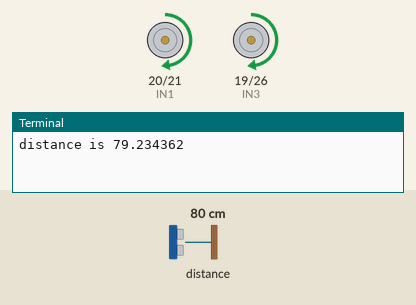
The program below on a simulated Raspberry Pi (BCM pin numbers). Parts: motor-driver pin pairs drawn as motors (green arrow = first pin HIGH = forward, orange = second pin HIGH = backward, longer = more drive, scaled by the enable pin), the last lines printed to the terminal. Inputs (shaded band) come from the test bench; at power-on: distance to the obstacle 80 cm. The echo pulse lasts 58.3 µs per cm; the clock reads 2024-03-15 10:24:30 at power-on unless the program sets it.

Above: at 3.2 s.
3.3 s: distance to the obstacle set to 34 cm
At 4.0 s:
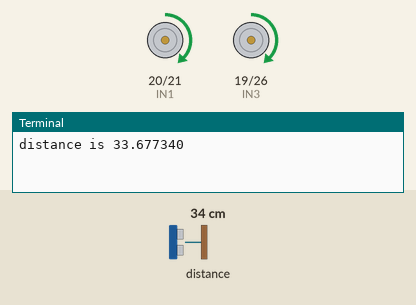
4.8 s: distance to the obstacle set to 27 cm
At 5.04 s:
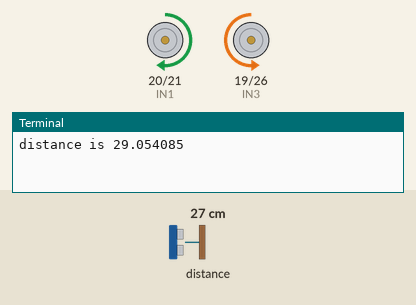
At 5.7 s:
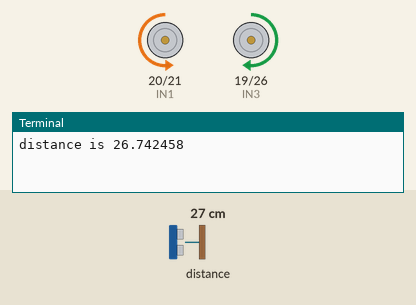
Timing chart, 0 to 13.8 s (numbered marks = the images above; inputs shaded):
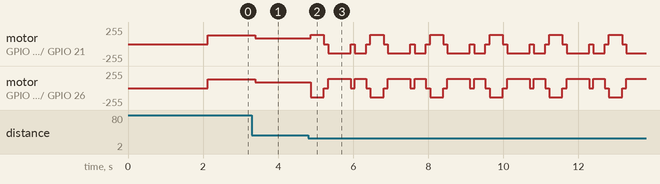

Measured:
- the behaviour switches between 31 and 30 cm on distance to the obstacle (found by bisection; images 1 and 2)
- after the input at 3.3 s, motor on GPIO 20 (IN1) / GPIO 21 (IN2), motor on GPIO 19 (IN3) / GPIO 26 (IN4): forward 128/255 → forward 89/255 after 0.09 s

The program:

avoid_ultrasonic.py
```python
import RPi.GPIO as GPIO
import time

# 小车电机引脚定义
IN1 = 20
IN2 = 21
IN3 = 19
IN4 = 26
ENA = 16
ENB = 13

# 小车按键定义
key = 8

# 超声波引脚定义
EchoPin = 0
TrigPin = 1

# 设置GPIO口为BCM编码方式
GPIO.setmode(GPIO.BCM)

# 忽略警告信息
GPIO.setwarnings(False)

# 电机引脚初始化为输出模式
# 按键引脚初始化为输入模式
# 超声波引脚初始化
def init():
    global pwm_ENA
    global pwm_ENB
    GPIO.setup(ENA, GPIO.OUT, initial=GPIO.HIGH)
    GPIO.setup(IN1, GPIO.OUT, initial=GPIO.LOW)
    GPIO.setup(IN2, GPIO.OUT, initial=GPIO.LOW)
    GPIO.setup(ENB, GPIO.OUT, initial=GPIO.HIGH)
    GPIO.setup(IN3, GPIO.OUT, initial=GPIO.LOW)
    GPIO.setup(IN4, GPIO.OUT, initial=GPIO.LOW)
    GPIO.setup(key, GPIO.IN)
    GPIO.setup(EchoPin, GPIO.IN)
    GPIO.setup(TrigPin, GPIO.OUT)
    # 设置pwm引脚和频率为2000hz
    pwm_ENA = GPIO.PWM(ENA, 2000)
    pwm_ENB = GPIO.PWM(ENB, 2000)
    pwm_ENA.start(0)
    pwm_ENB.start(0)

# 小车前进
def run(leftspeed, rightspeed):
    GPIO.output(IN1, GPIO.HIGH)
    GPIO.output(IN2, GPIO.LOW)
    GPIO.output(IN3, GPIO.HIGH)
    GPIO.output(IN4, GPIO.LOW)
    pwm_ENA.ChangeDutyCycle(leftspeed)
    pwm_ENB.ChangeDutyCycle(rightspeed)

# 小车后退
def back(leftspeed, rightspeed):
    GPIO.output(IN1, GPIO.LOW)
    GPIO.output(IN2, GPIO.HIGH)
    GPIO.output(IN3, GPIO.LOW)
    GPIO.output(IN4, GPIO.HIGH)
    pwm_ENA.ChangeDutyCycle(leftspeed)
    pwm_ENB.ChangeDutyCycle(rightspeed)

# 小车左转
def left(leftspeed, rightspeed):
    GPIO.output(IN1, GPIO.LOW)
    GPIO.output(IN2, GPIO.LOW)
    GPIO.output(IN3, GPIO.HIGH)
    GPIO.output(IN4, GPIO.LOW)
    pwm_ENA.ChangeDutyCycle(leftspeed)
    pwm_ENB.ChangeDutyCycle(rightspeed)

# 小车右转
def right(leftspeed, rightspeed):
    GPIO.output(IN1, GPIO.HIGH)
    GPIO.output(IN2, GPIO.LOW)
    GPIO.output(IN3, GPIO.LOW)
    GPIO.output(IN4, GPIO.LOW)
    pwm_ENA.ChangeDutyCycle(leftspeed)
    pwm_ENB.ChangeDutyCycle(rightspeed)

# 小车原地左转
def spin_left(leftspeed, rightspeed):
    GPIO.output(IN1, GPIO.LOW)
    GPIO.output(IN2, GPIO.HIGH)
    GPIO.output(IN3, GPIO.HIGH)
    GPIO.output(IN4, GPIO.LOW)
    pwm_ENA.ChangeDutyCycle(leftspeed)
    pwm_ENB.ChangeDutyCycle(rightspeed)

# 小车原地右转
def spin_right(leftspeed, rightspeed):
    GPIO.output(IN1, GPIO.HIGH)
    GPIO.output(IN2, GPIO.LOW)
    GPIO.output(IN3, GPIO.LOW)
    GPIO.output(IN4, GPIO.HIGH)
    pwm_ENA.ChangeDutyCycle(leftspeed)
    pwm_ENB.ChangeDutyCycle(rightspeed)

# 小车停止
def brake():
    GPIO.output(IN1, GPIO.LOW)
    GPIO.output(IN2, GPIO.LOW)
    GPIO.output(IN3, GPIO.LOW)
    GPIO.output(IN4, GPIO.LOW)

# 按键检测
def key_scan():
    while GPIO.input(key):
        pass
    while not GPIO.input(key):
        time.sleep(0.01)
        if not GPIO.input(key):
            time.sleep(0.01)
            while not GPIO.input(key):
                pass

# 超声波函数
def Distance():
    GPIO.output(TrigPin, GPIO.LOW)
    time.sleep(0.000002)
    GPIO.output(TrigPin, GPIO.HIGH)
    time.sleep(0.000015)
    GPIO.output(TrigPin, GPIO.LOW)

    t3 = time.time()

    while not GPIO.input(EchoPin):
        t4 = time.time()
        if (t4 - t3) > 0.03:
            return -1

    t1 = time.time()
    while GPIO.input(EchoPin):
        t5 = time.time()
        if (t5 - t1) > 0.03:
            return -1

    t2 = time.time()
    time.sleep(0.01)
    return ((t2 - t1) * 340 / 2) * 100

def Distance_test():
    num = 0
    ultrasonic = []
    while num < 5:
        distance = Distance()
        while int(distance) == -1:
            distance = Distance()
            print("Tdistance is %f" % distance)
        while int(distance) >= 500 or int(distance) == 0:
            distance = Distance()
            print("Edistance is %f" % distance)
        ultrasonic.append(distance)
        num = num + 1
        time.sleep(0.01)
    print(ultrasonic)
    distance = (ultrasonic[1] + ultrasonic[2] + ultrasonic[3]) / 3
    print("distance is %f" % distance)
    return distance

# 延时2s
time.sleep(2)

# try/except语句用来检测try语句块中的错误，
# 从而让except语句捕获异常信息并处理。
try:
    init()
#     key_scan()
    while True:
        distance = Distance_test()
        if distance > 50:
            run(50, 50)   # 当距离障碍物较远时全速前进
        elif 30 <= distance <= 50:
            run(35, 35)   # 当快靠近障碍物时慢速前进
        elif distance < 30:
            spin_right(55, 55)
            time.sleep(0.35)  # 当靠近障碍物时原地右转大约90度
            brake()
            time.sleep(0.001)
            distance = Distance_test()  # 再次测试判断前方距离
            if distance >= 30:
                run(35, 35)  # 转弯后当前方距离大于25cm时前进
            elif distance < 30:
                spin_left(55, 55)
                time.sleep(0.6)  # 转弯后前方距离小于25cm时向左原地转弯180度
                brake()
                time.sleep(0.001)
                distance = Distance_test()  # 再次测试判断前方距离
                if distance >= 30:
                    run(35, 35)  # 转弯后当前方距离大于25cm时前进
                elif distance < 30:
                    spin_left(55, 55)  # 转弯后前方距离小于25cm时向左原地转弯90度
                    time.sleep(0.3)
                    brake()
                    time.sleep(0.001)

except KeyboardInterrupt:
    pass

pwm_ENA.stop()
pwm_ENB.stop()
GPIO.cleanup()
```
